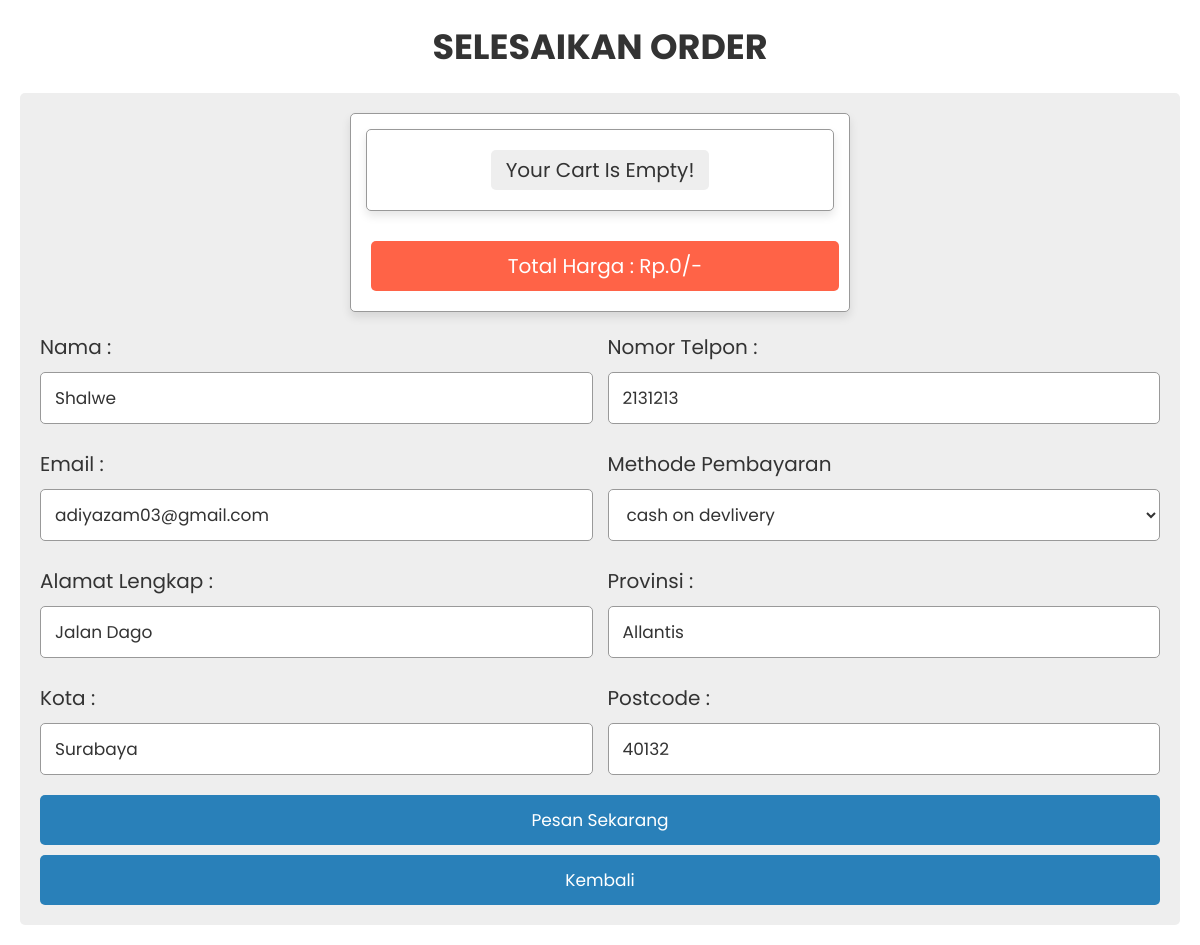
Page /user/checkout.php (signed in) on the committed database.
### tables this page shows
CREATE TABLE `user` (
  `id` int(11) NOT NULL,
  `nama_user` varchar(255) NOT NULL,
  `username` varchar(255) NOT NULL,
  `password` varchar(255) NOT NULL,
  `email_user` varchar(255) NOT NULL,
  `role` enum('user','admin') NOT NULL,
  `gambar_user` varchar(255) NOT NULL,
  `alamat_user` varchar(255) NOT NULL,
  `postcode_user` char(5) NOT NULL,
  `provinsi` varchar(255) NOT NULL,
  `kota_user` varchar(255) NOT NULL,
  `nomor_user` char(13) NOT NULL
);

### user/checkout.php (the view, shortened to what this page needs)
<?php
require '../php/functions.php';
$id_user = $_SESSION['id_user'];
$select = mysqli_query($conn, "SELECT * FROM `user` WHERE id = '$id_user'") or die('query failed');
if(mysqli_num_rows($select) > 0){
         $fetch = mysqli_fetch_assoc($select);
}
?>
<!DOCTYPE html>
<html lang="en">
<head>
   <link rel="stylesheet" href="https://cdnjs.cloudflare.com/ajax/libs/font-awesome/6.0.0/css/all.min.css">
   <link rel="stylesheet" href="../asset/css/style3.css">
</head>
<body>
<div class="container">
<section class="checkout-form">
   <h1 class="heading">Selesaikan Order</h1>
   <form action="" method="post">
   <div class="display-order">
      <?php
         $select_cart = mysqli_query($conn, "SELECT * FROM `cart` WHERE id_user='$id_user' ");
         $total = 0;
         $grand_total = 0;
         if(mysqli_num_rows($select_cart) > 0){
            while($fetch_cart = mysqli_fetch_assoc($select_cart)){
            $total_price = $fetch_cart['harga_sabun_muka_cart'] * $fetch_cart['quantity'];
            $tp = number_format($total_price);
            $grand_total = $total += $total_price;
      ?>
      <span><?= $fetch_cart['nama_sabun_muka_cart']; ?>(<?= $fetch_cart['quantity']; ?>)
         <br><img src="<?= $fetch_cart['gambar_sabun_muka_cart']; ?>" width="auto" height="50px">
      </span>
      <?php
         }
      }else{
         echo "<div class='display-order'><span>your cart is empty!</span></div>";
      }
      ?>
      <span class="grand-total"> Total Harga : Rp.<?= $grand_total; ?>/- </span>
      </div>
      <div class="flex">
         <div class="inputBox">
            <span>Nama :</span>
            <input type="text" value="<?= $fetch['nama_user']; ?>" name="nama_user" required>
         </div>
         <div class="inputBox">
            <span>Nomor telpon :</span>
            <input type="number" value="<?= $fetch['nomor_user']; ?>" name="nomor_user" required>
         </div>
         <div class="inputBox">
            <span>Email :</span>
            <input type="email" value="<?= $fetch['email_user']; ?>" name="email_user" required>
         </div>
         <div class="inputBox">
            <span>methode pembayaran</span>
            <select name="method">
               <option value="cash on delivery" selected>cash on devlivery</option>
            </select>
         </div>
         <div class="inputBox">
            <span>Alamat Lengkap :</span>
            <input type="text" value="<?= $fetch['alamat_user']; ?>" name="alamat_user" required>
         </div>
         <div class="inputBox">
            <span>Provinsi :</span>
            <input type="text" value="<?= $fetch['provinsi']; ?>" name="provinsi_user" required>
         </div>
         <div class="inputBox">
            <span>Kota :</span>
            <input type="text" value="<?= $fetch['kota_user']; ?>" name="kota_user" required>
         </div>
         <div class="inputBox">
            <span>Postcode :</span>
            <input type="text" value="<?= $fetch['postcode_user']; ?>" name="postcode_user" required>
         </div>
      </div>
      <input type="submit" value="Pesan sekarang" name="order_btn" class="btn">
      <a href="cart.php" class="btn btn-primary" onclick="return confirm('Batalkan checkout?');">kembali</a>
   </form>
</section>
</div>
</body>
</html>

### asset/css/style3.css (style rules this page uses)
:root { --blue:#2980b9; --red:tomato; --orange:orange; --black:#333; --white:#fff; --bg-color:#eee; --dark-bg:rgba(0,0,0,.7); --box-shadow:0 .5rem 1rem rgba(0,0,0,.1); --border:.1rem solid #999; }
* { font-family: 'Poppins', sans-serif; margin:0; padding:0; box-sizing: border-box; outline: none; border:none; text-decoration: none; text-transform: capitalize; }
html { font-size: 62.5%; overflow-x: hidden; }
.container { max-width: 1200px; margin:0 auto; }
section { padding:2rem; }
.heading { text-align: center; font-size: 3.5rem; text-transform: uppercase; color:var(--black); margin-bottom: 2rem; }
.btn, .option-btn, .delete-btn { display: block; width: 100%; text-align: center; background-color: var(--blue); color:var(--white); font-size: 1.7rem; padding:1.2rem 3rem; border-radius: .5rem; cursor: pointer; margin-top: 1rem; }
.checkout-form form { padding:2rem; border-radius: .5rem; background-color: var(--bg-color); }
.checkout-form form .flex { display: flex; flex-wrap: wrap; gap:1.5rem; }
.checkout-form form .flex .inputBox { flex:1 1 40rem; }
.checkout-form form .flex .inputBox span { font-size: 2rem; color:var(--black); }
.checkout-form form .flex .inputBox input, .checkout-form form .flex .inputBox select { width: 100%; background-color: var(--white); font-size: 1.7rem; color:var(--black); border-radius: .5rem; margin:1rem 0; padding:1.2rem 1.4rem; text-transform: none; border:var(--border); }
.display-order { max-width: 50rem; background-color: var(--white); border-radius: .5rem; text-align: center; padding:1.5rem; margin:0 auto; margin-bottom: 2rem; box-shadow: var(--box-shadow); border:var(--border); }
.display-order span { display: inline-block; border-radius: .5rem; background-color: var(--bg-color); padding:.5rem 1.5rem; font-size: 2rem; color:var(--black); margin:.5rem; }
.display-order span.grand-total { width: 100%; background-color: var(--red); color:var(--white); padding:1rem; margin-top: 1rem; }

### rows in the picture
user: nama_user "Shalwe", nomor_user "2131213", email_user "adiyazam03@gmail.com", alamat_user "Jalan Dago", provinsi_user "Allantis", kota_user "Surabaya", postcode_user "40132"

### other values in the picture
$grand_total "0"
